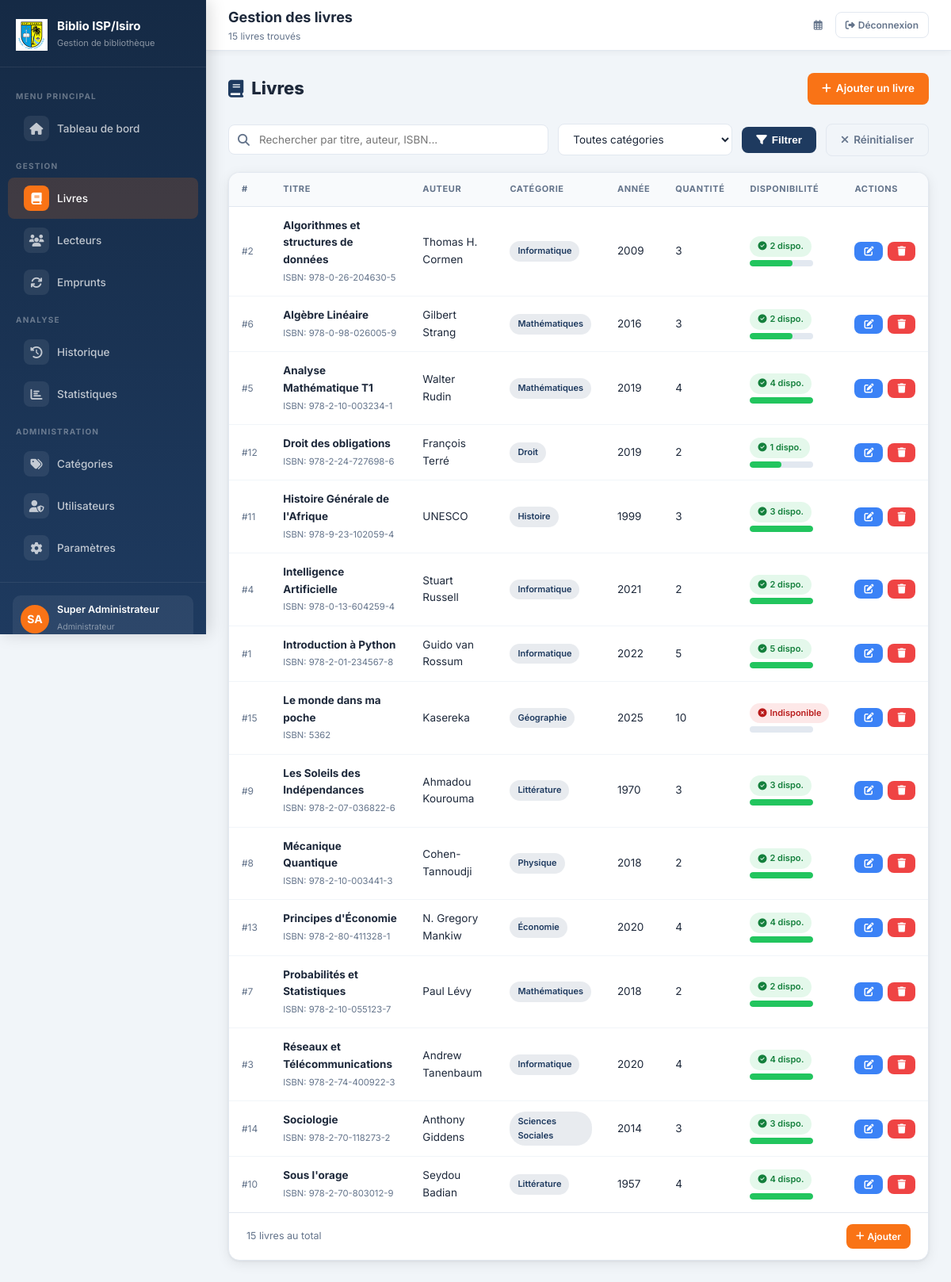
The app's page /livres/ (signed in) with its own data.
### bibliotheque/models.py (models this page shows, shortened)
class Utilisateur(AbstractUser):
    ROLE_CHOICES = [
        ('admin', 'Administrateur'),
        ('gestionnaire', 'Gestionnaire'),
    ]
    role = models.CharField(max_length=20, choices=ROLE_CHOICES, default='gestionnaire')
    telephone = models.CharField(max_length=20, blank=True)
    def est_admin(self):
        return self.role == 'admin'
    class Meta:
        verbose_name = 'Utilisateur'
        verbose_name_plural = 'Utilisateurs'

class Livre(models.Model):
    titre = models.CharField(max_length=200)
    auteur = models.CharField(max_length=200)
    categorie = models.ForeignKey(Categorie, on_delete=models.SET_NULL, null=True, blank=True, related_name='livres')
    isbn = models.CharField(max_length=20, blank=True)
    annee_publication = models.IntegerField(null=True, blank=True)
    editeur = models.CharField(max_length=150, blank=True)
    quantite_totale = models.PositiveIntegerField(default=1)
    quantite_disponible = models.PositiveIntegerField(default=1)
    description = models.TextField(blank=True)
    date_ajout = models.DateTimeField(auto_now_add=True)
    class Meta:
        verbose_name = 'Livre'
        verbose_name_plural = 'Livres'
        ordering = ['titre']

class Categorie(models.Model):
    nom = models.CharField(max_length=100, unique=True)
    description = models.TextField(blank=True)
    date_creation = models.DateTimeField(auto_now_add=True)
    class Meta:
        verbose_name = 'Catégorie'
        verbose_name_plural = 'Catégories'
        ordering = ['nom']

### bibliotheque/views.py (the view)
# urls.py: path('livres/', views.liste_livres, name='liste_livres'),
@gestionnaire_ou_admin_required
def liste_livres(request):
    q = request.GET.get('q', '')
    categorie_id = request.GET.get('categorie', '')
    livres = Livre.objects.select_related('categorie').all()
    if q:
        livres = livres.filter(Q(titre__icontains=q) | Q(auteur__icontains=q) | Q(isbn__icontains=q))
    if categorie_id:
        livres = livres.filter(categorie_id=categorie_id)
    categories = Categorie.objects.all()
    return render(request, 'bibliotheque/livres/liste.html', {
        'livres': livres, 'categories': categories, 'q': q, 'categorie_id': categorie_id
    })

### bibliotheque/templates/bibliotheque/livres/liste.html (shortened to what this page needs)
{% extends 'bibliotheque/base.html' %}
{% block page_title %}Gestion des livres{% endblock %}
{% block page_subtitle %}{{ livres.count }} livre{{ livres.count|pluralize }} trouvé{{ livres.count|pluralize }}{% endblock %}
{% block content %}
<div class="page-header">
  <h1><i class="fas fa-book" style="color:var(--primary)"></i> Livres</h1>
  <div style="display:flex;gap:10px;align-items:center;">
    {% if request.user.est_admin %}
    <a href="{% url 'bibliotheque:ajouter_livre' %}" class="btn btn-accent">
      <i class="fas fa-plus"></i> Ajouter un livre
    </a>
    {% endif %}
  </div>
</div>
<form method="get" class="filter-bar">
  <div class="search-bar" style="flex:1;min-width:220px;">
    <input type="text" name="q" value="{{ q }}" class="form-control" placeholder="Rechercher par titre, auteur, ISBN..."/>
  </div>
  <select name="categorie" class="form-select" style="width:220px;">
    <option value="">Toutes catégories</option>
  </select>
  <button type="submit" class="btn btn-primary"><i class="fas fa-filter"></i> Filtrer</button>
  <a href="{% url 'bibliotheque:liste_livres' %}" class="btn btn-outline"><i class="fas fa-times"></i> Réinitialiser</a>
</form>
<div class="card">
  <div class="table-wrapper">
    <table>
      <thead>
        <tr>
          <th>#</th>
          <th>Titre</th>
          <th>Auteur</th>
          <th>Catégorie</th>
          <th>Année</th>
          <th>Quantité</th>
          <th>Disponibilité</th>
          {% if request.user.est_admin %}<th>Actions</th>{% endif %}
        </tr>
      </thead>
      <tbody>
        {% for livre in livres %}
        <tr data-searchable>
          <td style="color:var(--text-muted);font-size:12px;">#{{ livre.pk }}</td>
          <td>
            <strong>{{ livre.titre }}</strong>
            {% if livre.isbn %}<br><small style="color:var(--text-muted)">ISBN: {{ livre.isbn }}</small>{% endif %}
          </td>
          <td>{{ livre.auteur }}</td>
          <td>
            {% if livre.categorie %}
            <span class="badge badge-primary">{{ livre.categorie.nom }}</span>
            {% else %}<span style="color:var(--text-muted)">—</span>{% endif %}
          </td>
          <td>{{ livre.annee_publication|default:"—" }}</td>
          <td>{{ livre.quantite_totale }}</td>
          <td>
            <div style="display:flex;align-items:center;gap:8px;">
              {% if livre.quantite_disponible == 0 %}
                <span class="badge badge-danger"><i class="fas fa-times-circle"></i> Indisponible</span>
              {% else %}
                <span class="badge badge-success"><i class="fas fa-check-circle"></i> {{ livre.quantite_disponible }} dispo.</span>
              {% endif %}
            </div>
            <div class="avail-bar" style="width:80px;margin-top:4px;">
              <div class="avail-fill" style="width:{% if livre.quantite_totale > 0 %}{% widthratio livre.quantite_disponible livre.quantite_totale 100 %}{% else %}0{% endif %}%;"></div>
            </div>
          </td>
          {% if request.user.est_admin %}
          <td>
            <div style="display:flex;gap:6px;">
              <a href="{% url 'bibliotheque:modifier_livre' livre.pk %}" class="btn btn-info btn-sm" title="Modifier">
                <i class="fas fa-edit"></i>
              </a>
              <a href="{% url 'bibliotheque:supprimer_livre' livre.pk %}" class="btn btn-danger btn-sm" title="Supprimer"
                 onclick="return confirm('Supprimer le livre « {{ livre.titre }} » ?')">
                <i class="fas fa-trash"></i>
              </a>
            </div>
          </td>
          {% endif %}
        </tr>
        {% endfor %}
      </tbody>
    </table>
  </div>
  <div class="page-section">
    <span>{{ livres.count }} livre{{ livres.count|pluralize }} au total</span>
    {% if request.user.est_admin %}
    <a href="{% url 'bibliotheque:ajouter_livre' %}" class="btn btn-accent btn-sm"><i class="fas fa-plus"></i> Ajouter</a>
    {% endif %}
  </div>
</div>
{% endblock %}

### bibliotheque/templates/bibliotheque/base.html (shortened to what this page needs)
{% load static %}
<!DOCTYPE html>
<html lang="fr">
<head>
  <link rel="stylesheet" href="{% static 'bibliotheque/css/style.css' %}"/>
  <link rel="stylesheet" href="https://cdnjs.cloudflare.com/ajax/libs/font-awesome/6.5.0/css/all.min.css"/>
</head>
<body>
<aside class="sidebar" id="sidebar">
  <div class="sidebar-brand">
    <div class="brand-icon">
      <img src="{% static 'bibliotheque/img/logo_isp.png' %}" alt="ISP" style="max-width: 40px; height: auto;">
    </div>
    <div class="brand-text">
      <h2>Biblio ISP/Isiro</h2>
      <small>Gestion de bibliothèque</small>
    </div>
  </div>
  <ul class="sidebar-nav">
    <li class="nav-section-label">MENU PRINCIPAL</li>
    <li>
      <a href="{% url 'bibliotheque:tableau_bord' %}" {% if request.resolver_match.url_name == 'tableau_bord' %}class="active"{% endif %}>
        <span class="nav-icon"><i class="fas fa-home"></i></span> Tableau de bord
      </a>
    </li>
    <li class="nav-section-label">GESTION</li>
    <li>
      <a href="{% url 'bibliotheque:liste_livres' %}" {% if 'livre' in request.resolver_match.url_name %}class="active"{% endif %}>
        <span class="nav-icon"><i class="fas fa-book"></i></span> Livres
      </a>
    </li>
    <li>
      <a href="{% url 'bibliotheque:liste_lecteurs' %}" {% if 'lecteur' in request.resolver_match.url_name %}class="active"{% endif %}>
        <span class="nav-icon"><i class="fas fa-users"></i></span> Lecteurs
      </a>
    </li>
    <li>
      <a href="{% url 'bibliotheque:liste_emprunts' %}" {% if 'emprunt' in request.resolver_match.url_name or request.resolver_match.url_name == 'retour_livre' %}class="active"{% endif %}>
        <span class="nav-icon"><i class="fas fa-sync"></i></span> Emprunts
      </a>
    </li>
    <li class="nav-section-label">ANALYSE</li>
    <li>
      <a href="{% url 'bibliotheque:historique' %}" {% if request.resolver_match.url_name == 'historique' %}class="active"{% endif %}>
        <span class="nav-icon"><i class="fas fa-history"></i></span> Historique
      </a>
    </li>
    <li>
      <a href="{% url 'bibliotheque:statistiques' %}" {% if request.resolver_match.url_name == 'statistiques' %}class="active"{% endif %}>
        <span class="nav-icon"><i class="fas fa-chart-bar"></i></span> Statistiques
      </a>
    </li>
    {% if request.user.est_admin %}
    <li class="nav-section-label">ADMINISTRATION</li>
    <li>
      <a href="{% url 'bibliotheque:liste_categories' %}" {% if 'categorie' in request.resolver_match.url_name %}class="active"{% endif %}>
        <span class="nav-icon"><i class="fas fa-tags"></i></span> Catégories
      </a>
    </li>
    <li>
      <a href="{% url 'bibliotheque:liste_gestionnaires' %}" {% if 'gestionnaire' in request.resolver_match.url_name %}class="active"{% endif %}>
        <span class="nav-icon"><i class="fas fa-user-shield"></i></span> Utilisateurs
      </a>
    </li>
    <li>
      <a href="{% url 'bibliotheque:parametres' %}" {% if request.resolver_match.url_name == 'parametres' %}class="active"{% endif %}>
        <span class="nav-icon"><i class="fas fa-cog"></i></span> Paramètres
      </a>
    </li>
    {% endif %}
  </ul>
  <div class="sidebar-footer">
    <div class="sidebar-user">
      <div class="user-avatar">{{ request.user.first_name|first|upper }}{{ request.user.last_name|first|upper }}</div>
      <div class="user-info">
        <p>{{ request.user.get_full_name|default:request.user.username }}</p>
        <small>{{ request.user.get_role_display }}</small>
      </div>
    </div>
  </div>
</aside>
<div class="main-wrapper">
  <header class="topbar">
    <div class="topbar-left">
      <div>
        <div class="topbar-title">{% block page_title %}Dashboard{% endblock %}</div>
        <div class="topbar-subtitle">{% block page_subtitle %}{% endblock %}</div>
      </div>
    </div>
    <div class="topbar-right">
      <span class="topbar-date"><i class="far fa-calendar-alt"></i> {{ today|date:"d M Y" }}</span>
      <a href="{% url 'bibliotheque:deconnexion' %}" class="btn btn-outline btn-sm">
        <i class="fas fa-sign-out-alt"></i> Déconnexion
      </a>
    </div>
  </header>
  <main class="content">
    {% block content %}{% endblock %}
  </main>
</div>
</body>
</html>

### records on screen
Utilisateur: user.first_name|first "S", user.last_name|first "A", user.get_full_name "Super Administrateur", user.role "Administrateur"
Livre: pk "2", titre "Algorithmes et structures de données", isbn "978-0-26-204630-5", auteur "Thomas H. Cormen", categorie.nom "Informatique", annee_publication "2009", quantite_totale "3", quantite_disponible "2"
Livre: pk "6", titre "Algèbre Linéaire", isbn "978-0-98-026005-9", auteur "Gilbert Strang", categorie.nom "Mathématiques", annee_publication "2016", quantite_totale "3", quantite_disponible "2"
Livre: pk "5", titre "Analyse Mathématique T1", isbn "978-2-10-003234-1", auteur "Walter Rudin", categorie.nom "Mathématiques", annee_publication "2019", quantite_totale "4", quantite_disponible "4"
Livre: pk "12", titre "Droit des obligations", isbn "978-2-24-727698-6", auteur "François Terré", categorie.nom "Droit", annee_publication "2019", quantite_totale "2", quantite_disponible "1"
Livre: pk "11", titre "Histoire Générale de l'Afrique", isbn "978-9-23-102059-4", auteur "UNESCO", categorie.nom "Histoire", annee_publication "1999", quantite_totale "3", quantite_disponible "3"
Livre: pk "4", titre "Intelligence Artificielle", isbn "978-0-13-604259-4", auteur "Stuart Russell", categorie.nom "Informatique", annee_publication "2021", quantite_totale "2", quantite_disponible "2"
Livre: pk "1", titre "Introduction à Python", isbn "978-2-01-234567-8", auteur "Guido van Rossum", categorie.nom "Informatique", annee_publication "2022", quantite_totale "5", quantite_disponible "5"
Livre: pk "15", titre "Le monde dans ma poche", isbn "5362", auteur "Kasereka", categorie.nom "Géographie", annee_publication "2025", quantite_totale "10", quantite_disponible 0 (drawn)
Livre: pk "9", titre "Les Soleils des Indépendances", isbn "978-2-07-036822-6", auteur "Ahmadou Kourouma", categorie.nom "Littérature", annee_publication "1970", quantite_totale "3", quantite_disponible "3"
Livre: pk "8", titre "Mécanique Quantique", isbn "978-2-10-003441-3", auteur "Cohen-Tannoudji", categorie.nom "Physique", annee_publication "2018", quantite_totale "2", quantite_disponible "2"
Livre: pk "13", titre "Principes d'Économie", isbn "978-2-80-411328-1", auteur "N. Gregory Mankiw", categorie.nom "Économie", annee_publication "2020", quantite_totale "4", quantite_disponible "4"
Livre: pk "7", titre "Probabilités et Statistiques", isbn "978-2-10-055123-7", auteur "Paul Lévy", categorie.nom "Mathématiques", annee_publication "2018", quantite_totale "2", quantite_disponible "2"
Livre: pk "3", titre "Réseaux et Télécommunications", isbn "978-2-74-400922-3", auteur "Andrew Tanenbaum", categorie.nom "Informatique", annee_publication "2020", quantite_totale "4", quantite_disponible "4"
Livre: pk "14", titre "Sociologie", isbn "978-2-70-118273-2", auteur "Anthony Giddens", categorie.nom "Sciences Sociales", annee_publication "2014", quantite_totale "3", quantite_disponible "3"
Livre: pk "10", titre "Sous l'orage", isbn "978-2-70-803012-9", auteur "Seydou Badian", categorie.nom "Littérature", annee_publication "1957", quantite_totale "4", quantite_disponible "4"

### other values on screen
{{ livres.count }} "15"
